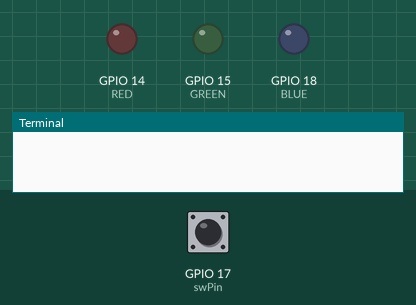
This program was run on a simulated Raspberry Pi (BCM pin numbers). Parts: output pins drawn as LEDs (lit = HIGH), the last lines printed to the terminal. Inputs (shaded band) come from the test bench; at power-on: GPIO 17 (swPin) HIGH.

Above: at 1.2 s.
1.3 s: GPIO 17 (swPin) pulled LOW for 0.15 s
3.1 s: GPIO 17 (swPin) pulled LOW for 1 s
At 4.7 s:
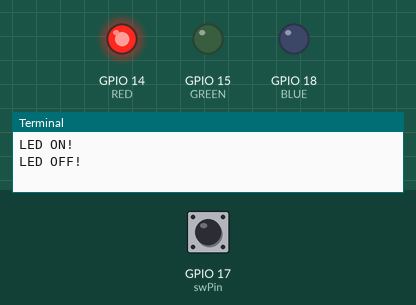
5.8 s: GPIO 17 (swPin) pulled LOW for 3.2 s
At 9.6 s:
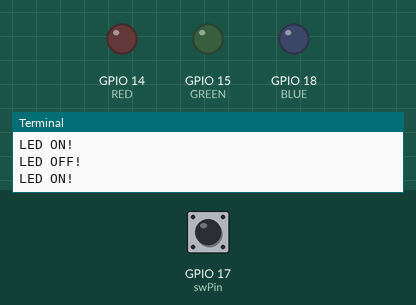
Timing chart, 0 to 11.1 s (numbered marks = the images above; inputs shaded):
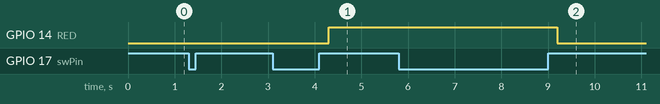

The program:

interrupt_led.py
```python
import RPi.GPIO as GPIO
import time

RED = 14
GREEN = 15
BLUE = 18

swPin = 17
swCnt = 0

GPIO.setmode(GPIO.BCM)
GPIO.setup(swPin, GPIO.IN, pull_up_down=GPIO.PUD_UP)
GPIO.setup(RED, GPIO.OUT)
GPIO.setup(GREEN, GPIO.OUT)
GPIO.setup(BLUE, GPIO.OUT)

def printcallback(channel):
	global swCnt
	swCnt += 1
	time.sleep(0.2)
	if (swCnt == 1):
		GPIO.output(RED, GPIO.LOW)
		print("LED ON!")
	elif (swCnt >= 2):
		GPIO.output(RED, GPIO.HIGH)
		print("LED OFF!")
		swCnt = 0

GPIO.add_event_detect(swPin, GPIO.RISING, callback=printcallback)

try:
	while True:
		pass
except KeyboardInterrupt:
	GPIO.cleanup()
```

Measured:
- after the input at 3.1 s, GPIO 14 (RED): LOW → HIGH after 1.2 s
- after the input at 5.8 s, GPIO 14 (RED): HIGH → LOW after 3.4 s
